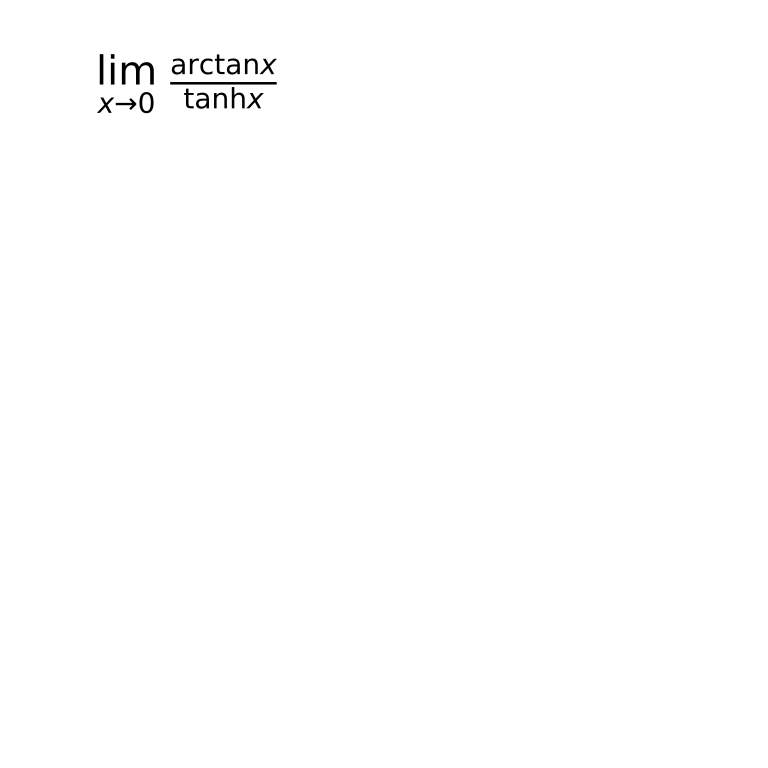

Source code (Python):
import matplotlib.pyplot as plt

fig, ax = plt.subplots(figsize=(8,8))
ax.axis([0, 1, 0, 1])
ax.set_axis_off()

text = r'$\lim_{x \to 0} \ \frac{\arctan{x}}{\tanh{x}}$'
ax.text(0, 1, text, horizontalalignment='left', fontsize=30)

fig.savefig('e.svg')
# plt.show()
